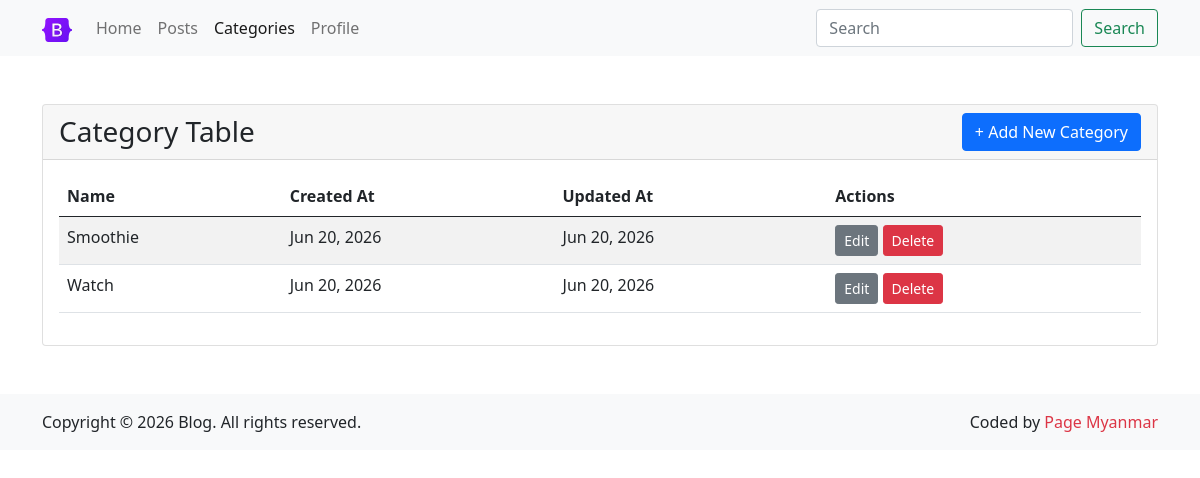
Screenshot of /category/list/ (signed in) with the database file from the repository.
### core/models.py (models this page shows, shortened)
class BaseModel(models.Model):
    id = models.UUIDField(primary_key=True, default=uuid.uuid4, editable=False)
    created_at = models.DateTimeField(auto_now_add=True)
    updated_at = models.DateTimeField(auto_now=True)
    class Meta:
        abstract = True

class CategoryModel(BaseModel):
    name = models.CharField(max_length=200)
    class Meta:
        verbose_name_plural = "Categories"
        db_table = "categories"

### core/views.py (the view)
# urls.py: path("category/list/", views.category_list, name="category_list"),
@login_required(login_url="login")
def category_list(request):
    categories = CategoryModel.objects.all().order_by("-created_at")
    context = {"categories": categories}
    return render(request, "category_list.html", context)

### templates/category_list.html (shortened to what this page needs)
{% extends "components/base.html" %}
{% block body %}
<div class="card">
    <div class="card-header">
        <div class="d-flex justify-content-between align-items-center">
            <h1 class="h3 mb-0">Category Table</h1>
            {% if request.user.is_authenticated %}
            <a href="{% url 'category_create' %}" class="btn btn-primary">+ Add New Category</a>
            {% endif %}
        </div>
    </div>
    <div class="card-body">
        {% if categories %}
        <table class="table table-striped">
            <thead>
                <tr>
                    <th>Name</th>
                    <th>Created At</th>
                    <th>Updated At</th>
                    {% if request.user.is_authenticated %}
                    <th>Actions</th>
                    {% endif %}
                </tr>
            </thead>
            <tbody>
                {% for category in categories %}
                <tr>
                    <td>{{ category.name }}</td>
                    <td>{{ category.created_at|date:"M d, Y" }}</td>
                    <td>{{ category.updated_at|date:"M d, Y" }}</td>
                    {% if request.user.is_authenticated %}
                    <td>
                        <a href="{% url 'category_update' category.id %}" class="btn btn-sm btn-secondary">Edit</a>
                        <a href="{% url 'category_delete' category.id %}" class="btn btn-sm btn-danger">Delete</a>
                    </td>
                    {% endif %}
                </tr>
                {% endfor %}
            </tbody>
        </table>
        {% else %}
        <p class="text-center mb-0">No categories available.</p>
        {% endif %}
    </div>
</div>
{% endblock %}

### rows the page displays
CategoryModel: name "Smoothie", created_at "Jun 20, 2026", updated_at "Jun 20, 2026"
CategoryModel: name "Watch", created_at "Jun 20, 2026", updated_at "Jun 20, 2026"
